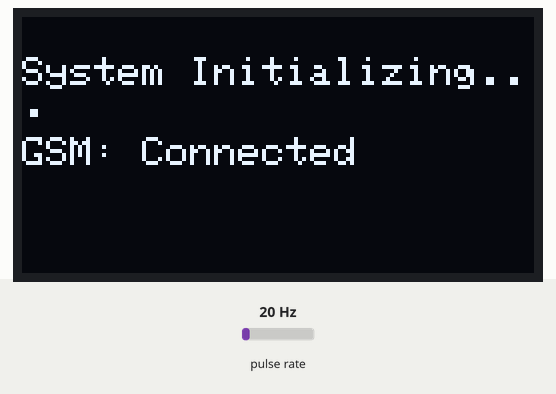
A sketch run on a simulated ESP32. On the bench: 128×64 one-colour display. Wiring (inferred from the names in the program): pulse sensor: data GPIO 15. The inputs (shaded band) are chosen by the test bench; at power-on: pulse rate 20 Hz. The modem accepts every AT command (registered, SIM ready, sends succeed) and sends nothing else; what the sketch prints to the serial monitor is not drawn.

Above: at 4.1 s.
At 13.1 s:
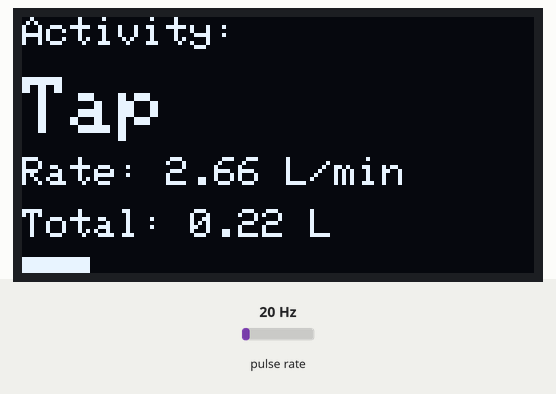
13.2 s: pulse rate (sensor on GPIO 15) set to 23 Hz
At 17.1 s:
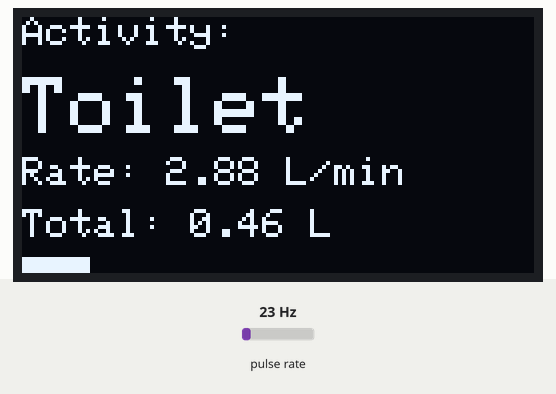
19.2 s: pulse rate (sensor on GPIO 15) set to 4 Hz
At 30.0 s:
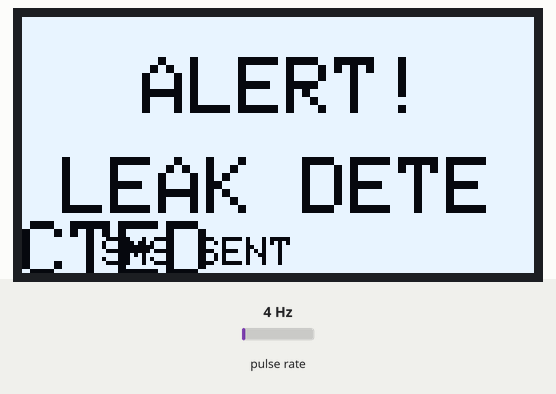
Timing chart, 0 to 30.7 s (numbered marks = the images above; inputs shaded):
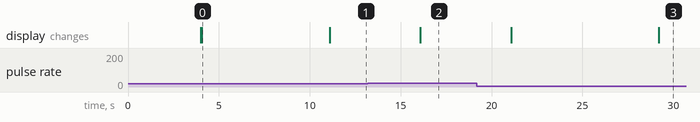

Measured:
- the behaviour switches between 20 and 21 Hz on pulse rate (sensor on GPIO 15) (found by bisection; images 1 and 2)
- after the input at 13.2 s, the display: changes after 2.9 s (image 2)
- what the display in image 0 shows lasts 7.0 s, from 4.1 s to 11.1 s

The sketch:

main-test.ino
```cpp
#include <Wire.h>
#include <Adafruit_GFX.h>
#include <Adafruit_SSD1306.h>
#include <HardwareSerial.h>

// ==========================================
// 1. CONFIGURATION
// ==========================================
#define SCREEN_WIDTH 128
#define SCREEN_HEIGHT 64
#define FLOW_SENSOR_PIN 15

// --- GSM SETTINGS ---

const String PHONE_NUMBER = "+989137999526";

// Wiring: SIM800C TX -> GPIO 16, SIM800C RX -> GPIO 17
#define RX_PIN 16
#define TX_PIN 17

// Initialization
Adafruit_SSD1306 display(SCREEN_WIDTH, SCREEN_HEIGHT, &Wire, -1);
HardwareSerial gsmSerial(2); // Use UART2 for GSM

// ==========================================
// 2. GLOBAL VARIABLES
// ==========================================
volatile int pulseCount = 0;
float flowRates[5];
int pulseCounts[5];
int secondIndex = 0;
unsigned long oldTime = 0;
float totalSessionVolume = 0;

// SMS State Machine
bool leakNotificationSent = false;
unsigned long lastSmsTime = 0;

// ==========================================
// 3. INTERRUPT SERVICE ROUTINE
// ==========================================
void IRAM_ATTR pulseCounter() {
  pulseCount++;
}

// ==========================================
// 4. GSM FUNCTIONS
// ==========================================
void sendSMS(String message) {
  Serial.println("Sending SMS...");

  gsmSerial.println("AT+CMGF=1"); // Set SMS mode to Text
  delay(1000);

  gsmSerial.print("AT+CMGS=\"");
  gsmSerial.print(PHONE_NUMBER);
  gsmSerial.println("\"");
  delay(1000);

  gsmSerial.print(message);
  delay(100);

  gsmSerial.write(26); // ASCII code of CTRL+Z to send
  delay(1000);

  Serial.println("SMS Sent Request Completed.");
}

void initGSM() {
  gsmSerial.begin(9600, SERIAL_8N1, RX_PIN, TX_PIN);
  delay(1000);
  Serial.println("Initializing SIM800C...");
  gsmSerial.println("AT"); // Handshake
  delay(1000);
  gsmSerial.println("AT+CMGF=1"); // Text Mode
  delay(1000);
  gsmSerial.println("AT+CNMI=2,2,0,0,0"); // Receive handling
  delay(1000);
  Serial.println("GSM Ready.");
}

// ==========================================
// 5. MACHINE LEARNING LOGIC
// ==========================================
String predictActivity(float mean_flow, float max_flow, float std_flow, int pulses, int peak_pulses, float vol) {

  // A. MANUAL OVERRIDES FOR AIR TESTING (HIGH SPEED)
  if (mean_flow > 12.0) return "Shower";

  // B. STANDARD LOGIC

  // 1. Idle & Leak Check
  if (mean_flow <= 0.8) {
    if (mean_flow < 0.2) return "Idle";
    return "Leak";
  }

  // 2. Strong Flow Check
  if (mean_flow > 5.0) {
    if (std_flow < 2.5 || vol > 2.0) return "Shower";
    return "Tap";
  }

  // 3. Toilet Check
  if (vol < 6.0 && peak_pulses > 20) return "Toilet";

  // 4. Default
  return "Tap";
}

// ==========================================
// 6. SETUP
// ==========================================
void setup() {
  Serial.begin(115200);

  // Init GSM
  initGSM();

  // Init OLED
  if(!display.begin(SSD1306_SWITCHCAPVCC, 0x3C)) {
    Serial.println(F("SSD1306 allocation failed"));
    for(;;);
  }
  display.clearDisplay();

  display.setTextColor(SSD1306_WHITE);
  display.setTextSize(1);
  display.setCursor(0, 10);
  display.println("System Initializing...");
  display.setCursor(0, 30);
  display.println("GSM: Connected");
  display.display();
  delay(2000);

  // Init Sensor
  pinMode(FLOW_SENSOR_PIN, INPUT_PULLUP);
  attachInterrupt(digitalPinToInterrupt(FLOW_SENSOR_PIN), pulseCounter, RISING);

  oldTime = millis();
}

// ==========================================
// 7. MAIN LOOP
// ==========================================
void loop() {
  if ((millis() - oldTime) > 1000) {

    // --- Step 1: Read Sensor ---
    detachInterrupt(digitalPinToInterrupt(FLOW_SENSOR_PIN));

    float currentFlow = ((1000.0 / (millis() - oldTime)) * pulseCount) / 7.5;

    flowRates[secondIndex] = currentFlow;
    pulseCounts[secondIndex] = pulseCount;

    if (currentFlow > 0.1) {
      totalSessionVolume += currentFlow / 60.0;
    }

    pulseCount = 0;
    oldTime = millis();
    attachInterrupt(digitalPinToInterrupt(FLOW_SENSOR_PIN), pulseCounter, RISING);

    secondIndex++;

    // --- Step 2: Process Window (Every 5s) ---
    if (secondIndex >= 5) {
      processWindow();
      secondIndex = 0;
    }
  }

  // Optional: Read GSM responses for debugging
  while(gsmSerial.available()) {
    Serial.write(gsmSerial.read());
  }
}

// ==========================================
// 8. DATA PROCESSING & DISPLAY
// ==========================================
void processWindow() {
  // A. Features
  float sumFlow = 0; float maxFlow = 0; int totalPulses = 0; int peakPulses = 0; float sumSq = 0;

  for (int i = 0; i < 5; i++) {
    sumFlow += flowRates[i];
    if (flowRates[i] > maxFlow) maxFlow = flowRates[i];
    totalPulses += pulseCounts[i];
    if (pulseCounts[i] > peakPulses) peakPulses = pulseCounts[i];
  }

  float meanFlow = sumFlow / 5.0;
  float volume = totalPulses / 450.0;

  for (int i = 0; i < 5; i++) sumSq += pow(flowRates[i] - meanFlow, 2);
  float stdFlow = sqrt(sumSq / 5.0);

  // B. Prediction
  String activity = predictActivity(meanFlow, maxFlow, stdFlow, totalPulses, peakPulses, volume);

  // C. SMS Logic (Leak Detection)
  if (activity == "Leak") {
    // Only send if we haven't sent one recently (e.g., in this session)
    if (!leakNotificationSent) {
      String msg = "نشتی اب";
      sendSMS(msg);
      leakNotificationSent = true; // Block future SMS until system resets
    }
  } else if (activity == "Idle") {
    // Reset the flag only when the leak stops and system goes Idle
    leakNotificationSent = false;
    totalSessionVolume = 0;
  }

  // D. Update OLED
  updateDisplay(activity, meanFlow);

  // Debug
  Serial.print("Class: "); Serial.println(activity);
}

void updateDisplay(String activity, float currentRate) {
  display.clearDisplay();
  display.setTextColor(SSD1306_WHITE);

  if (activity == "Idle") {
    display.setTextSize(1);
    display.setCursor(0, 0); display.println("System Active");
    display.setTextSize(2);
    display.setCursor(40, 25); display.println("IDLE");

  } else if (activity == "Leak") {
    display.fillScreen(SSD1306_WHITE);
    display.setTextColor(SSD1306_BLACK);
    display.setTextSize(2);
    display.setCursor(30, 10); display.println("ALERT!");
    display.setCursor(10, 35); display.println("LEAK DETECTED");
    if (leakNotificationSent) {
       display.setTextSize(1);
       display.setCursor(20, 55); display.println("SMS SENT");
    }

  } else {
    display.setTextSize(1);
    display.setCursor(0, 0); display.print("Activity: ");
    display.setTextSize(2);
    display.setCursor(0, 15); display.println(activity);

    display.setTextSize(1);
    display.setCursor(0, 35);
    display.print("Rate: "); display.print(currentRate); display.println(" L/min");

    display.setCursor(0, 48);
    display.print("Total: "); display.print(totalSessionVolume); display.println(" L");

    int barWidth = map(constrain(currentRate, 0, 15), 0, 15, 0, 128);
    display.fillRect(0, 60, barWidth, 4, SSD1306_WHITE);
  }
  display.display();
}
```
